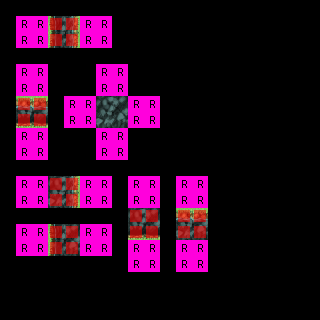

Below is a game level as drawn by its tile map, then a one-line description and the .tmx file that defines it, in full:
An orthogonal 20x20 tile map with 16x16 px tiles, 3 tile layers (regions, output_under1 ground, output_temp_blocker), 2 hidden layers not drawn, 4 tilesets.

<map version="1.0" orientation="orthogonal" renderorder="right-down" width="20" height="20" tilewidth="16" tileheight="16" nextobjectid="8">
 <properties>
  <property name="NoOverlappingRules" value="true" />
 </properties>
 <tileset firstgid="1" name="rules_ersin_forest" tilewidth="16" tileheight="16" tilecount="60" columns="10">
  <image source="../tilesets/rules_ersin_forest.png" width="160" height="96" />
 </tileset>
 <tileset firstgid="61" source="../tilesets/outside_a1.tsx" />
 <tileset firstgid="829" name="outside_a2" tilewidth="16" tileheight="16" tilecount="768" columns="32">
  <image source="../tilesets/outside_a2.png" width="512" height="384" />
 </tileset>
 <tileset firstgid="1597" name="outside_a4" tilewidth="16" tileheight="16" tilecount="960" columns="32">
  <image source="../tilesets/outside_a4.png" width="512" height="480" />
 </tileset>
 <layer name="regions" width="20" height="20">
  <data encoding="csv">
0,0,0,0,0,0,0,0,0,0,0,0,0,0,0,0,0,0,0,0,
0,1,1,1,1,1,1,0,0,0,0,0,0,0,0,0,0,0,0,0,
0,1,1,1,1,1,1,0,0,0,0,0,0,0,0,0,0,0,0,0,
0,0,0,0,0,0,0,0,0,0,0,0,0,0,0,0,0,0,0,0,
0,1,1,0,0,0,1,1,0,0,0,0,0,0,0,0,0,0,0,0,
0,1,1,0,0,0,1,1,0,0,0,0,0,0,0,0,0,0,0,0,
0,1,1,0,1,1,1,1,1,1,0,0,0,0,0,0,0,0,0,0,
0,1,1,0,1,1,1,1,1,1,0,0,0,0,0,0,0,0,0,0,
0,1,1,0,0,0,1,1,0,0,0,0,0,0,0,0,0,0,0,0,
0,1,1,0,0,0,1,1,0,0,0,0,0,0,0,0,0,0,0,0,
0,0,0,0,0,0,0,0,0,0,0,0,0,0,0,0,0,0,0,0,
0,1,1,1,1,1,1,0,1,1,0,1,1,0,0,0,0,0,0,0,
0,1,1,1,1,1,1,0,1,1,0,1,1,0,0,0,0,0,0,0,
0,0,0,0,0,0,0,0,1,1,0,1,1,0,0,0,0,0,0,0,
0,1,1,1,1,1,1,0,1,1,0,1,1,0,0,0,0,0,0,0,
0,1,1,1,1,1,1,0,1,1,0,1,1,0,0,0,0,0,0,0,
0,0,0,0,0,0,0,0,1,1,0,1,1,0,0,0,0,0,0,0,
0,0,0,0,0,0,0,0,0,0,0,0,0,0,0,0,0,0,0,0,
0,0,0,0,0,0,0,0,0,0,0,0,0,0,0,0,0,0,0,0,
0,0,0,0,0,0,0,0,0,0,0,0,0,0,0,0,0,0,0,0
</data>
 </layer>
 <layer name="input_set" width="20" height="20" visible="0">
  <data encoding="csv">
0,0,0,0,0,0,0,0,0,0,0,0,0,0,0,0,0,0,0,0,
0,0,0,33,33,0,0,0,0,0,0,0,0,0,0,0,0,0,0,0,
0,0,0,33,33,0,0,0,0,0,0,0,0,0,0,0,0,0,0,0,
0,0,0,0,0,0,0,0,0,0,0,0,0,0,0,0,0,0,0,0,
0,0,0,0,0,0,33,33,0,0,0,0,0,0,0,0,0,0,0,0,
0,0,0,0,0,0,33,33,0,0,0,0,0,0,0,0,0,0,0,0,
0,33,33,0,33,33,33,33,33,33,0,0,0,0,0,0,0,0,0,0,
0,33,33,0,33,33,33,33,33,33,0,0,0,0,0,0,0,0,0,0,
0,0,0,0,0,0,33,33,0,0,0,0,0,0,0,0,0,0,0,0,
0,0,0,0,0,0,33,33,0,0,0,0,0,0,0,0,0,0,0,0,
0,0,0,0,0,0,0,0,0,0,0,0,0,0,0,0,0,0,0,0,
0,33,33,33,33,0,0,0,33,33,0,0,0,0,0,0,0,0,0,0,
0,33,33,33,33,0,0,0,33,33,0,0,0,0,0,0,0,0,0,0,
0,0,0,0,0,0,0,0,33,33,0,33,33,0,0,0,0,0,0,0,
0,0,0,33,33,33,33,0,33,33,0,33,33,0,0,0,0,0,0,0,
0,0,0,33,33,33,33,0,0,0,0,33,33,0,0,0,0,0,0,0,
0,0,0,0,0,0,0,0,0,0,0,33,33,0,0,0,0,0,0,0,
0,0,0,0,0,0,0,0,0,0,0,0,0,0,0,0,0,0,0,0,
0,0,0,0,0,0,0,0,0,0,0,0,0,0,0,0,0,0,0,0,
0,0,0,0,0,0,0,0,0,0,0,0,0,0,0,0,0,0,0,0
</data>
 </layer>
 <layer name="inputnot_set" width="20" height="20" visible="0">
  <data encoding="csv">
0,0,0,0,0,0,0,0,0,0,0,0,0,0,0,0,0,0,0,0,
0,33,33,0,0,33,33,0,0,0,0,0,0,0,0,0,0,0,0,0,
0,33,33,0,0,33,33,0,0,0,0,0,0,0,0,0,0,0,0,0,
0,0,0,0,0,0,0,0,0,0,0,0,0,0,0,0,0,0,0,0,
0,33,33,0,0,0,0,0,0,0,0,0,0,0,0,0,0,0,0,0,
0,33,33,0,0,0,0,0,0,0,0,0,0,0,0,0,0,0,0,0,
0,0,0,0,0,0,0,0,0,0,0,0,0,0,0,0,0,0,0,0,
0,0,0,0,0,0,0,0,0,0,0,0,0,0,0,0,0,0,0,0,
0,33,33,0,0,0,0,0,0,0,0,0,0,0,0,0,0,0,0,0,
0,33,33,0,0,0,0,0,0,0,0,0,0,0,0,0,0,0,0,0,
0,0,0,0,0,0,0,0,0,0,0,0,0,0,0,0,0,0,0,0,
0,0,0,0,0,33,33,0,0,0,0,33,33,0,0,0,0,0,0,0,
0,0,0,0,0,33,33,0,0,0,0,33,33,0,0,0,0,0,0,0,
0,0,0,0,0,0,0,0,0,0,0,0,0,0,0,0,0,0,0,0,
0,33,33,0,0,0,0,0,0,0,0,0,0,0,0,0,0,0,0,0,
0,33,33,0,0,0,0,0,33,33,0,0,0,0,0,0,0,0,0,0,
0,0,0,0,0,0,0,0,33,33,0,0,0,0,0,0,0,0,0,0,
0,0,0,0,0,0,0,0,0,0,0,0,0,0,0,0,0,0,0,0,
0,0,0,0,0,0,0,0,0,0,0,0,0,0,0,0,0,0,0,0,
0,0,0,0,0,0,0,0,0,0,0,0,0,0,0,0,0,0,0,0
</data>
 </layer>
 <layer name="output_under1 ground" width="20" height="20">
  <data encoding="csv">
0,0,0,0,0,0,0,0,0,0,0,0,0,0,0,0,0,0,0,0,
0,0,0,189,192,0,0,0,0,0,0,0,0,0,0,0,0,0,0,0,
0,0,0,157,160,0,0,0,0,0,0,0,0,0,0,0,0,0,0,0,
0,0,0,0,0,0,0,0,0,0,0,0,0,0,0,0,0,0,0,0,
0,0,0,0,0,0,0,0,0,0,0,0,0,0,0,0,0,0,0,0,
0,0,0,0,0,0,0,0,0,0,0,0,0,0,0,0,0,0,0,0,
0,127,126,0,0,0,191,190,0,0,0,0,0,0,0,0,0,0,0,0,
0,223,222,0,0,0,159,158,0,0,0,0,0,0,0,0,0,0,0,0,
0,0,0,0,0,0,0,0,0,0,0,0,0,0,0,0,0,0,0,0,
0,0,0,0,0,0,0,0,0,0,0,0,0,0,0,0,0,0,0,0,
0,0,0,0,0,0,0,0,0,0,0,0,0,0,0,0,0,0,0,0,
0,0,0,191,192,0,0,0,0,0,0,0,0,0,0,0,0,0,0,0,
0,0,0,159,160,0,0,0,0,0,0,0,0,0,0,0,0,0,0,0,
0,0,0,0,0,0,0,0,191,190,0,127,126,0,0,0,0,0,0,0,
0,0,0,189,190,0,0,0,223,222,0,159,158,0,0,0,0,0,0,0,
0,0,0,157,158,0,0,0,0,0,0,0,0,0,0,0,0,0,0,0,
0,0,0,0,0,0,0,0,0,0,0,0,0,0,0,0,0,0,0,0,
0,0,0,0,0,0,0,0,0,0,0,0,0,0,0,0,0,0,0,0,
0,0,0,0,0,0,0,0,0,0,0,0,0,0,0,0,0,0,0,0,
0,0,0,0,0,0,0,0,0,0,0,0,0,0,0,0,0,0,0,0
</data>
 </layer>
 <layer name="output_temp_blocker" width="20" height="20">
  <data encoding="csv">
0,0,0,0,0,0,0,0,0,0,0,0,0,0,0,0,0,0,0,0,
0,0,0,11,11,0,0,0,0,0,0,0,0,0,0,0,0,0,0,0,
0,0,0,11,11,0,0,0,0,0,0,0,0,0,0,0,0,0,0,0,
0,0,0,0,0,0,0,0,0,0,0,0,0,0,0,0,0,0,0,0,
0,0,0,0,0,0,0,0,0,0,0,0,0,0,0,0,0,0,0,0,
0,0,0,0,0,0,0,0,0,0,0,0,0,0,0,0,0,0,0,0,
0,11,11,0,0,0,0,0,0,0,0,0,0,0,0,0,0,0,0,0,
0,11,11,0,0,0,0,0,0,0,0,0,0,0,0,0,0,0,0,0,
0,0,0,0,0,0,0,0,0,0,0,0,0,0,0,0,0,0,0,0,
0,0,0,0,0,0,0,0,0,0,0,0,0,0,0,0,0,0,0,0,
0,0,0,0,0,0,0,0,0,0,0,0,0,0,0,0,0,0,0,0,
0,0,0,11,11,0,0,0,0,0,0,0,0,0,0,0,0,0,0,0,
0,0,0,11,11,0,0,0,0,0,0,0,0,0,0,0,0,0,0,0,
0,0,0,0,0,0,0,0,11,11,0,11,11,0,0,0,0,0,0,0,
0,0,0,11,11,0,0,0,11,11,0,11,11,0,0,0,0,0,0,0,
0,0,0,11,11,0,0,0,0,0,0,0,0,0,0,0,0,0,0,0,
0,0,0,0,0,0,0,0,0,0,0,0,0,0,0,0,0,0,0,0,
0,0,0,0,0,0,0,0,0,0,0,0,0,0,0,0,0,0,0,0,
0,0,0,0,0,0,0,0,0,0,0,0,0,0,0,0,0,0,0,0,
0,0,0,0,0,0,0,0,0,0,0,0,0,0,0,0,0,0,0,0
</data>
 </layer>
</map>
